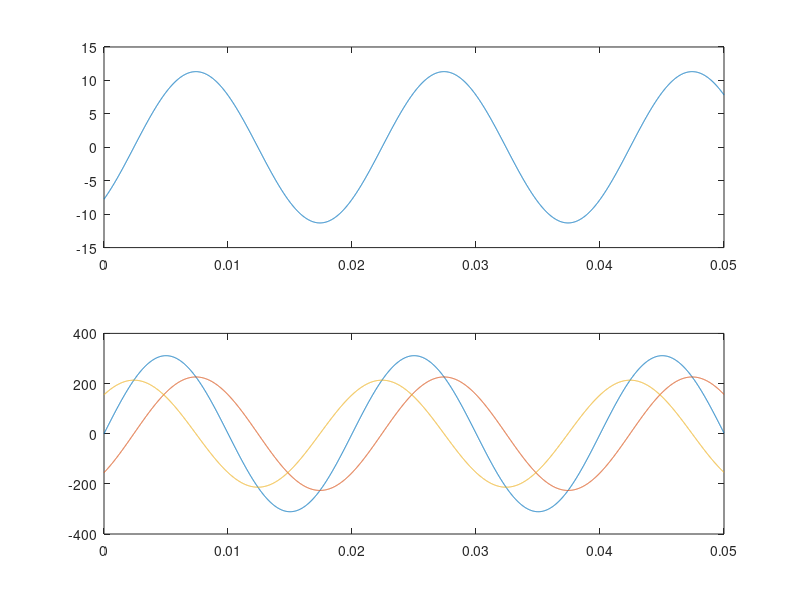

The MATLAB source for this figure:
clear all
clc
w=314; t=0:.01e-3:50e-3;
vs=220*sqrt(2)*sin(w*t);
vr=160*sqrt(2)*sin(w*t-43.3*pi/180);
vl=150.9*sqrt(2)*sin(w*t+46.7*pi/180);
i=8*sqrt(2)*sin(w*t-43.3*pi/180);
subplot(2,1,1)
plot(t,i)
subplot(2,1,2)
plot(t,vs,t,vr,t,vl)